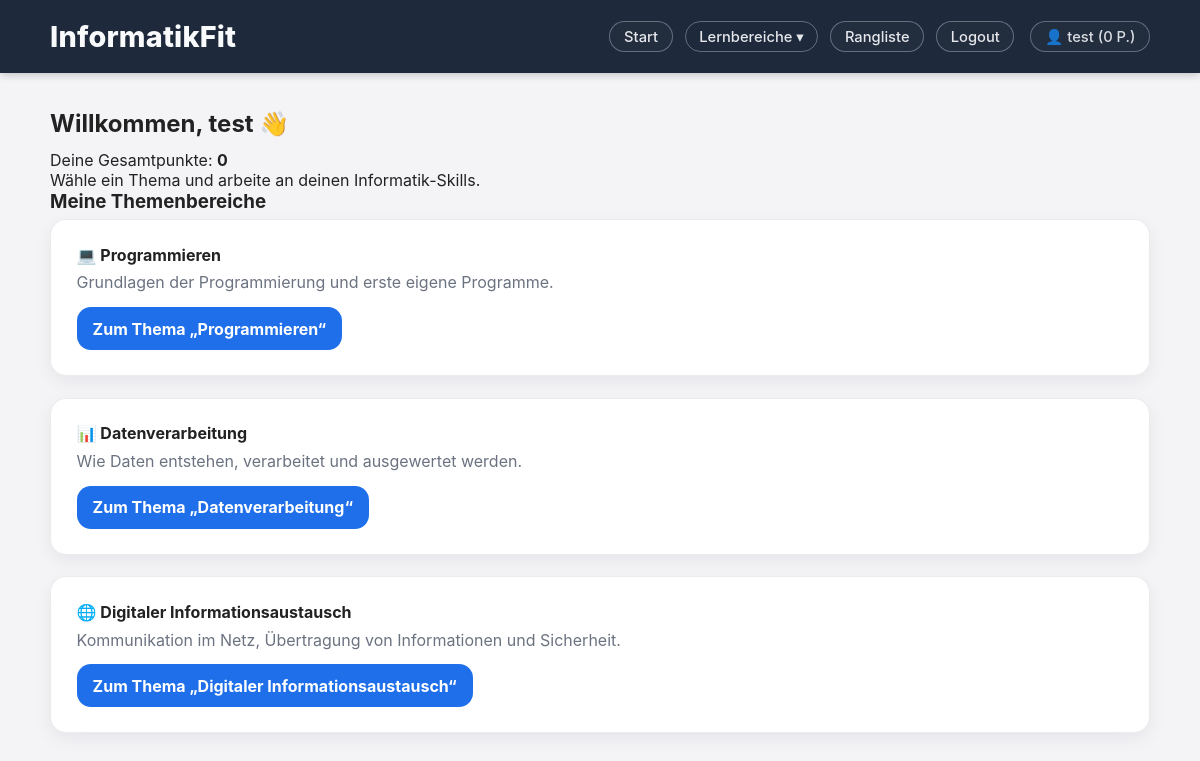
Before: /dashboard (signed in) with the older database file.
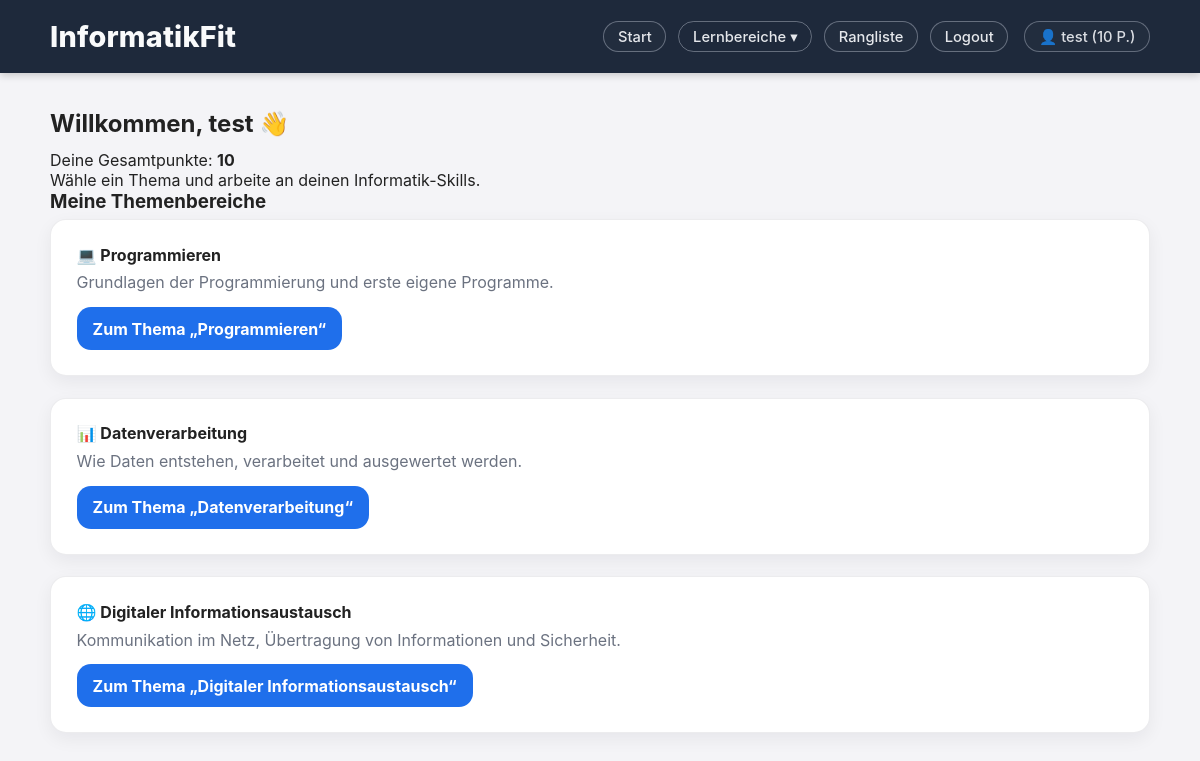
After: the same page with the newer database file.
### models.py (models this page shows, shortened)
class User(db.Model, UserMixin):
    __tablename__ = "users"
    id = db.Column(db.Integer, primary_key=True)
    username = db.Column(db.String(80), unique=True, nullable=False)
    password_hash = db.Column(db.String(255), nullable=False)
    total_points = db.Column(db.Integer, nullable=False, default=0)
    role = db.Column(db.String(20), nullable=False, default="student")
    results = db.relationship("Result", backref="user", lazy=True, cascade="all, delete-orphan")

### app.py (the view)
@app.route("/dashboard")
@login_required
def dashboard():
    return render_template("dashboard.html")

### app.py (called while the page is built)
@login_manager.user_loader
def load_user(user_id):
    return User.query.get(int(user_id))

### templates/dashboard.html (shortened to what this page needs)
{% extends "base.html" %}
{% block content %}
<div class="banner-box">
  <h2 class="mb-2">Willkommen, {{ current_user.username }} 👋</h2>
  <p class="mb-1">
    Deine Gesamtpunkte: <strong>{{ current_user.total_points }}</strong>
  </p>
  <p class="mb-0">
    Wähle ein Thema und arbeite an deinen Informatik-Skills.
  </p>
</div>
<h3 class="mb-3">Meine Themenbereiche</h3>
<div class="row g-3">
  <div class="col-md-4">
    <div class="card h-100 p-3">
      <div class="d-flex flex-column h-100">
        <div>
          <h4>💻 Programmieren</h4>
          <p class="text-muted">
            Grundlagen der Programmierung und erste eigene Programme.
          </p>
        </div>
        <div class="mt-auto">
          <a href="{{ url_for('programmieren') }}" class="btn btn-primary w-100">
            Zum Thema „Programmieren“
          </a>
        </div>
      </div>
    </div>
  </div>
  <div class="col-md-4">
    <div class="card h-100 p-3">
      <div class="d-flex flex-column h-100">
        <div>
          <h4>📊 Datenverarbeitung</h4>
          <p class="text-muted">
            Wie Daten entstehen, verarbeitet und ausgewertet werden.
          </p>
        </div>
        <div class="mt-auto">
          <a href="{{ url_for('datenverarbeitung') }}" class="btn btn-primary w-100">
            Zum Thema „Datenverarbeitung“
          </a>
        </div>
      </div>
    </div>
  </div>
  <div class="col-md-4">
    <div class="card h-100 p-3">
      <div class="d-flex flex-column h-100">
        <div>
          <h4>🌐 Digitaler Informationsaustausch</h4>
          <p class="text-muted">
            Kommunikation im Netz, Übertragung von Informationen und Sicherheit.
          </p>
        </div>
        <div class="mt-auto">
          <a href="{{ url_for('digitaler_informationsaustausch') }}" class="btn btn-primary w-100">
            Zum Thema „Digitaler Informationsaustausch“
          </a>
        </div>
      </div>
    </div>
  </div>
</div>
{% endblock %}

### templates/base.html (shortened to what this page needs)
<!DOCTYPE html>
<html lang="de">
<head>
  <link rel="stylesheet" href="{{ url_for('static', filename='style.css') }}">
</head>
<body>
<header class="topbar">
  <div class="container topbar-row">
    <a class="brand" href="{{ url_for('home') }}">InformatikFit</a>
    <nav class="nav">
      {% if current_user.is_authenticated %}
        <a class="nav-link" href="{{ url_for('home') }}">Start</a>
        <div class="nav-dropdown">
          <button class="nav-link nav-dropdown-btn" type="button" aria-haspopup="true">
            Lernbereiche ▾
          </button>
        </div>
        <a class="nav-link" href="{{ url_for('leaderboard') }}">Rangliste</a>
        <a class="nav-link" href="{{ url_for('logout') }}">Logout</a>
        <span class="nav-link user-pill">
          👤 {{ current_user.username }} ({{ current_user.total_points }} P.)
        </span>
      {% else %}
        <a class="nav-link" href="{{ url_for('login') }}">Login</a>
        <a class="nav-link" href="{{ url_for('register') }}">Registrieren</a>
      {% endif %}
    </nav>
  </div>
</header>
<main class="container">
  {% block content %}{% endblock %}
</main>
</body>
</html>

Changed rows visible on the page:
changed User "test": total_points "0" → "10"
